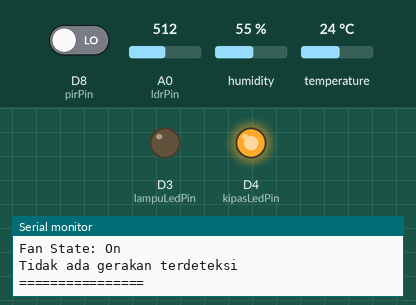
Bench run of a sketch on a simulated ESP8266 (NodeMCU). Parts: output pins drawn as LEDs (lit = HIGH), the last lines printed to the serial monitor. The inputs (shaded band) are chosen by the test bench; at power-on: A0 (ldrPin) = 512, humidity 55 %, D8 (pirPin) LOW, temperature 24 °C. WiFi joins after 1.5 s; servers stay silent unless stated; network time is answered at once with the bench clock; uploads are accepted with an empty reply; the local clock reads 2024-03-15 10:24:30 at power-on unless the sketch sets it.

Above: at 2.7 s.
2.8 s: A0 (ldrPin) set to 789
4.8 s: A0 (ldrPin) set to 808
At 5.7 s:
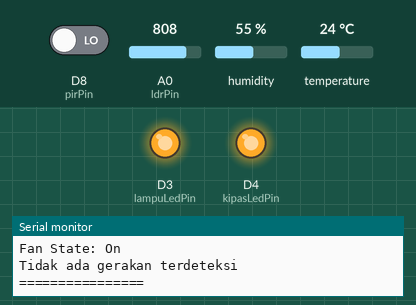
6.6 s: humidity set to 52 %
9.5 s: humidity set to 49 %
At 12.4 s:
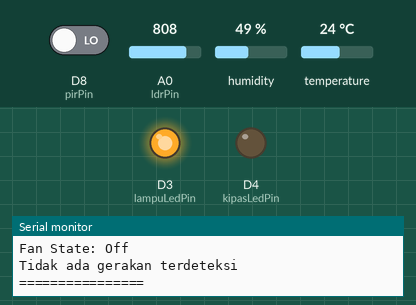
12.7 s: D8 (pirPin) driven HIGH
14.4 s: humidity set to 68 %
At 16.0 s:
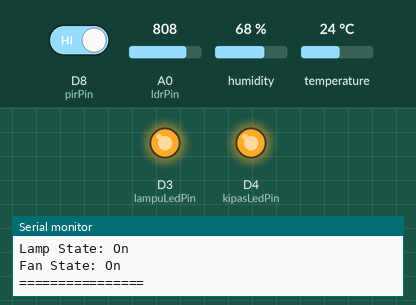
Timing chart, 0 to 17.3 s (numbered marks = the images above; inputs shaded):
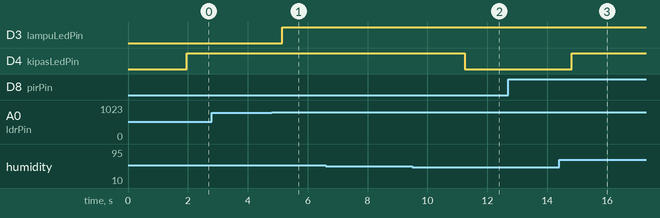

The sketch:

code.ino
```cpp
#include <ESP8266WiFi.h>
#include <ESP8266HTTPClient.h>
#include <DHT.h>
#include <UniversalTelegramBot.h>
#include <ArduinoJson.h>
#include <TimeLib.h>
#include <WiFiClient.h>
#include <WiFiUdp.h>
#include <NTPClient.h>

// WiFi credentials
const char* ssid = "xx";
const char* password = "xx";

// Telegram Bot Token
const char* botToken = "xx";

WiFiClientSecure client;
UniversalTelegramBot bot(botToken, client);

WiFiUDP ntpUDP;
NTPClient timeClient(ntpUDP, "pool.ntp.org", 7 * 3600);

#define DHTPIN D2
#define DHTTYPE DHT11
DHT dht(DHTPIN, DHTTYPE);

int pirPin = D8;
int ldrPin = A0;
int lampuLedPin = D3;
int kipasLedPin = D4;

const int SUHU_NORMAL = 25;
const int KELEMBAPAN_NORMAL = 50;
const int BATAS_INTENSITAS_CAHAYA = 800;

bool lampuTerakhirMenyala = false;
bool kipasTerakhirMenyala = false;
bool lastPirState = false;

// Menambahkan variabel untuk status switch dari server
bool switchLampu = false;
bool switchKipas = false;
bool sistemOtomatis = true;

void setup() {
  Serial.begin(9600);
  dht.begin();
  pinMode(pirPin, INPUT);
  pinMode(ldrPin, INPUT);
  pinMode(lampuLedPin, OUTPUT);
  pinMode(kipasLedPin, OUTPUT);

  WiFi.begin(ssid, password);
  while (WiFi.status() != WL_CONNECTED) {
    delay(500);
    Serial.print(".");
  }
  Serial.println("WiFi Connected");

  client.setInsecure(); // Only necessary for ESP8266 without a valid certificate
}

void sendTelegramMessage(String message) {
  Serial.print("Sending Telegram Message: ");
  Serial.println(message);
  bot.sendMessage("xx", message, "");
}

void updateSwitchStatus() {
  if (WiFi.status() == WL_CONNECTED) {
    WiFiClient wifiClient;
    HTTPClient http;
    http.begin(wifiClient, "http://xx/iot/status.json");

    int httpCode = http.GET();

    if (httpCode > 0) {
      String payload = http.getString();
      DynamicJsonDocument doc(1024);
      deserializeJson(doc, payload);

      switchLampu = doc["switchLampu"];
      switchKipas = doc["switchKipas"];
      sistemOtomatis = doc["sistemOtomatis"];
    } else {
      Serial.println("Error in HTTP request");
    }

    http.end();
  }
}

void sendDataToServer(float temperature, float humidity, int ldrValue, bool lampState, bool fanState) {
    if (WiFi.status() == WL_CONNECTED) {
        WiFiClient wifiClient;
        HTTPClient http;

        String serverPath = "http://xx/iot/input.php";

        DynamicJsonDocument doc(1024);
        doc["temperature"] = temperature;
        doc["humidity"] = humidity;
        doc["ldrValue"] = ldrValue;
        doc["lampState"] = lampState;
        doc["fanState"] = fanState;
        String jsonData;
        serializeJson(doc, jsonData);

        http.begin(wifiClient, serverPath);
        http.addHeader("Content-Type", "application/json");
        int httpResponseCode = http.POST(jsonData);

        if (httpResponseCode > 0) {
            Serial.print("HTTP Response code: ");
            Serial.println(httpResponseCode);
            String response = http.getString();
            Serial.println(response);
        }
        else {
            Serial.print("Error code: ");
            Serial.println(httpResponseCode);
        }

        http.end();
    }
    else {
        Serial.println("WiFi not connected");
    }
}

void loop() {
  timeClient.update();

  unsigned long epochTime = timeClient.getEpochTime();
  struct tm *ptm = gmtime ((time_t *)&epochTime);
  int currentHour = ptm->tm_hour;
  int currentMinute = ptm->tm_min;
  int currentWeekday = ptm->tm_wday + 1;

  updateSwitchStatus();

  int pirValue = digitalRead(pirPin);
  int ldrValue = analogRead(ldrPin);
  float humidity = dht.readHumidity();
  float temperature = dht.readTemperature();


  bool lampuSekarangMenyala = (ldrValue > BATAS_INTENSITAS_CAHAYA) && sistemOtomatis;
  bool kipasSekarangMenyala = (temperature > SUHU_NORMAL || humidity > KELEMBAPAN_NORMAL) && sistemOtomatis;
  bool currentPirState = digitalRead(pirPin) == HIGH;

  // Kontrol berdasarkan switch dari server jika sistem otomatis dimatikan
  if (!sistemOtomatis) {
    lampuSekarangMenyala = switchLampu;
    kipasSekarangMenyala = switchKipas;
  }

  sendDataToServer(temperature, humidity, ldrValue, lampuSekarangMenyala, kipasSekarangMenyala);

  // Logika untuk lampu
  if (lampuSekarangMenyala != lampuTerakhirMenyala) {
    digitalWrite(lampuLedPin, lampuSekarangMenyala ? HIGH : LOW); // Kontrol LED lampu
    sendTelegramMessage("Lampu " + String(lampuSekarangMenyala ? "menyala" : "mati"));
    lampuTerakhirMenyala = lampuSekarangMenyala;
  }

  // Logika untuk kipas
  if (kipasSekarangMenyala != kipasTerakhirMenyala) {
    digitalWrite(kipasLedPin, kipasSekarangMenyala ? HIGH : LOW); // Kontrol LED kipas
    sendTelegramMessage("Kipas " + String(kipasSekarangMenyala ? "menyala" : "mati"));
    kipasTerakhirMenyala = kipasSekarangMenyala;
  }

  // Print states
  Serial.print("Lamp State: ");
  Serial.println(lampuSekarangMenyala ? "On" : "Off");
  Serial.print("Fan State: ");
  Serial.println(kipasSekarangMenyala ? "On" : "Off");

 if (currentPirState && !lastPirState) {
    // Menampilkan waktu dan hari
    Serial.print("Waktu saat ini: ");
    Serial.print(currentHour);
    Serial.print(":");
    Serial.println(currentMinute);
    Serial.print("Hari dalam seminggu: ");
    Serial.println(currentWeekday);

    // Mengirim pesan jika terdeteksi gerakan pada waktu yang ditentukan
    if (currentHour >= 7 && currentHour < 23 && currentWeekday >= 2 && currentWeekday <= 6) {
        Serial.println("Ada gerakan pada waktu yang ditentukan");
        sendTelegramMessage("Ada orang pada jam " + String(currentHour) + ":" + String(currentMinute));
    } else {
        Serial.println("Gerakan terdeteksi, tapi tidak pada waktu yang ditentukan");
    }
  } else if (!currentPirState) {
    Serial.println("Tidak ada gerakan terdeteksi");
  }

  lastPirState = currentPirState;
  Serial.println("================");
  delay(1000);
}
```

Measured:
- the behaviour switches between 800 and 801 on A0 (ldrPin) (found by bisection; images 0 and 1)
- the behaviour switches between 51 and 50 % on humidity (found by bisection; images 1 and 2)
- after the input at 4.8 s, D3 (lampuLedPin): LOW → HIGH after 0.35 s
- after the input at 9.5 s, D4 (kipasLedPin): HIGH → LOW after 1.7 s
- after the input at 14.4 s, D4 (kipasLedPin): LOW → HIGH after 0.43 s
